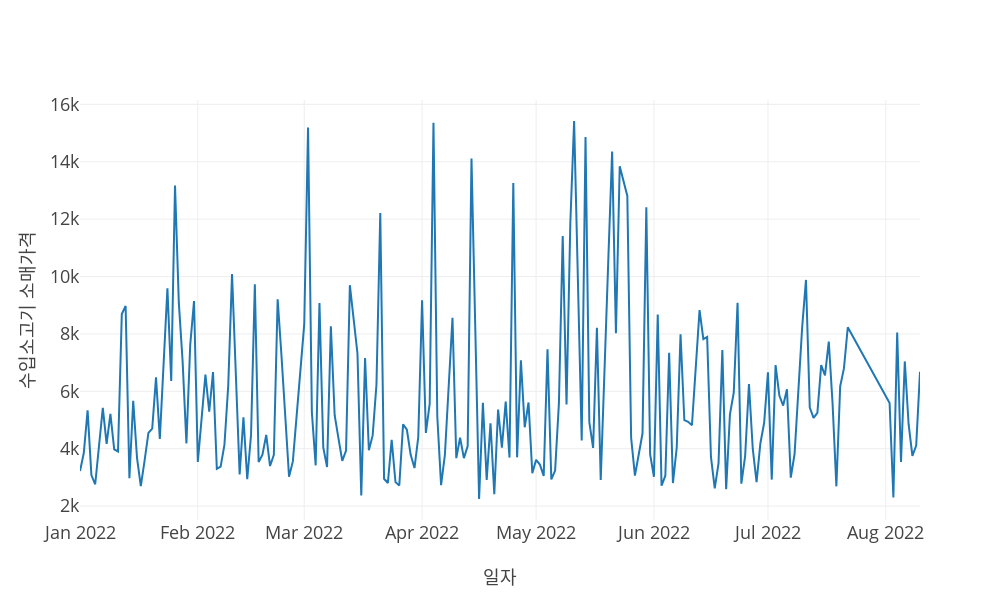

Notebook code for this chart:
### Code cell
import plotly.express as px
import plotly.graph_objects as go
import plotly.io as pio
pio.templates.default = "plotly_white"

plot_template = dict(
    layout=go.Layout({
        'font_size': 18,
        'xaxis_title_font_size': 18,
        'yaxis_title_font_size': 18,
    })
)

fig = go.Figure()
fig.add_scatter(
    x=data[(data['date'] >= '2022-01-01') & (data['date'] <= '2022-10-01')]['date'].values, 
    y=data[(data['date'] >= '2022-01-01') & (data['date'] <= '2022-10-01')]['DLPC'].values, 
    mode='lines', 
    name=''
)
fig.update_layout(
    template=plot_template,
    xaxis_title="일자",
    yaxis_title="수입소고기 소매가격", 
    legend=dict(
        yanchor="top",
        y=0.99,
        xanchor="left",
        x=0.01
    ),
    width=1000,
    height=600
)
fig.show()

### Figure 1 — Plotly figure (JSON) as saved in the notebook; plotly's stock layout.template omitted (floating-point values rounded to 4 significant figures; data arrays with more than 128 entries replaced by an {"elided": "..."} marker saying what was removed)
{"data": [{"mode": "lines", "name": "", "type": "scatter", "x": {"elided": "212 str values"}, "y": {"elided": "212 float values"}}], "layout": {"height": 600, "legend": {"x": 0.01, "xanchor": "left", "y": 0.99, "yanchor": "top"}, "width": 1000, "xaxis": {"title": {"text": "일자"}}, "yaxis": {"title": {"text": "수입소고기 소매가격"}}}}
